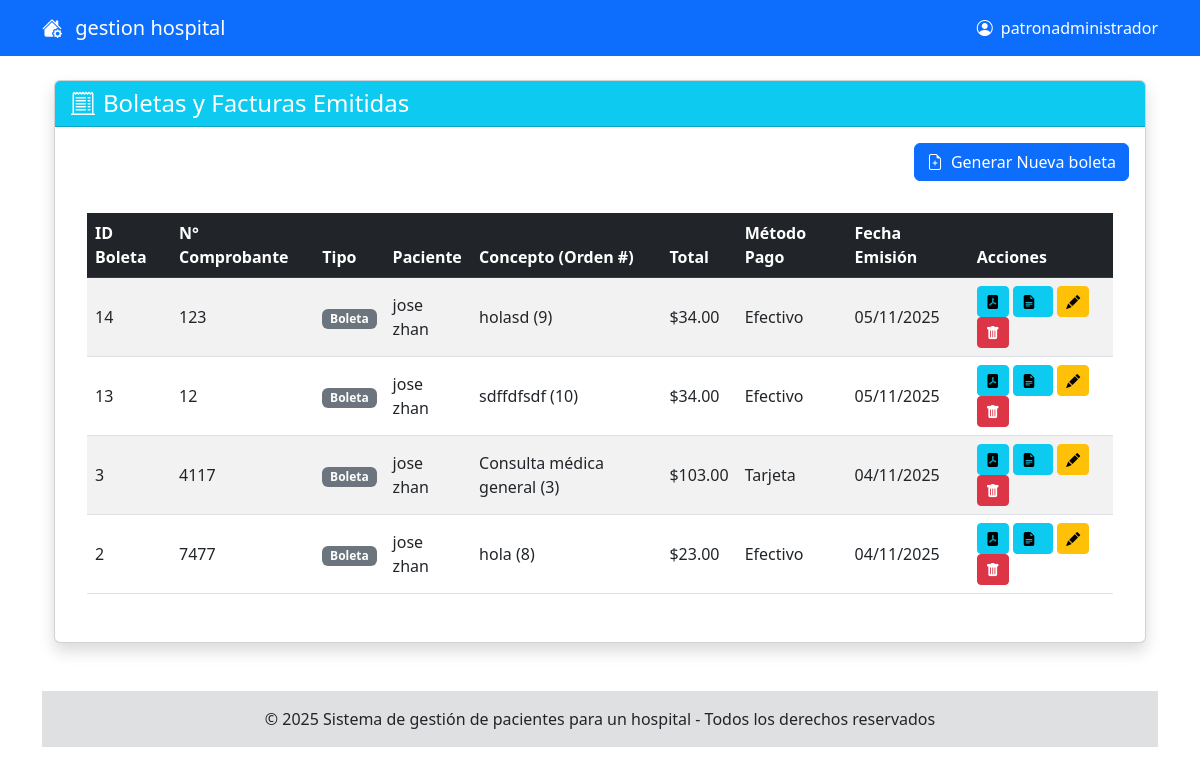
Screenshot of /modeloRol/cajero/gestionEmisionBoletaFinal/indexEmisionBoletaFinal.php (signed in) with the database file from the repository.
### tables this page shows
CREATE TABLE `boletas` (
  `id_boleta` int(11) NOT NULL,
  `id_orden` int(11) NOT NULL,
  `numero_boleta` varchar(20) NOT NULL,
  `tipo` enum('Boleta','Factura') DEFAULT 'Boleta',
  `monto_total` decimal(10,2) NOT NULL,
  `metodo_pago` enum('Efectivo','Tarjeta','Transferencia') NOT NULL,
  `fecha_emision` timestamp NOT NULL DEFAULT current_timestamp()
);

CREATE TABLE `usuarios` (
  `id_usuario` int(11) NOT NULL,
  `id_rol` int(11) NOT NULL,
  `email` varchar(50) NOT NULL,
  `usuario_clave` varchar(255) NOT NULL,
  `usuario_usuario` varchar(50) NOT NULL,
  `nombre` varchar(50) NOT NULL,
  `apellido_paterno` varchar(50) NOT NULL,
  `apellido_materno` varchar(50) NOT NULL,
  `telefono` varchar(15) DEFAULT NULL,
  `activo` tinyint(1) DEFAULT 1,
  `ultimo_login` datetime DEFAULT NULL,
  `estatus` int(11) NOT NULL,
  `creado_en` timestamp NOT NULL DEFAULT current_timestamp(),
  `actualizado_en` timestamp NOT NULL DEFAULT current_timestamp() ON UPDATE current_timestamp()
);

CREATE TABLE `orden_pago` (
  `id_orden` int(11) NOT NULL,
  `id_paciente` int(11) NOT NULL,
  `id_cita` int(11) DEFAULT NULL,
  `id_internado` int(11) DEFAULT NULL,
  `concepto` varchar(255) NOT NULL,
  `monto_estimado` decimal(10,2) NOT NULL,
  `estado` enum('Pendiente','Facturada','Anulada') DEFAULT 'Pendiente',
  `fecha_emision` timestamp NOT NULL DEFAULT current_timestamp()
);

### modeloRol/cajero/gestionEmisionBoletaFinal/indexEmisionBoletaFinal.php (called while the page is built, shortened)
<?php
include_once('./formEmisionBoletaFinal.php');
$obj = new formEmisionBoletaFinal();
$obj->formEmisionBoletaFinalShow();
?>

### modelo/conexion.php (called while the page is built, shortened)
<?php
class Conexion
{
    private static $instancia = null;
    private $connection;
    private $host = 'localhost';
    private $user = 'root';
    private $pass = '';
    private $dbName = 'opipitaltrabajo';
    private function __construct()
    {
        $this->connection = new mysqli($this->host, $this->user, $this->pass, $this->dbName);
        $this->connection->set_charset("utf8");
    }
    public static function getInstancia()
    {
        if (self::$instancia === null) {
            self::$instancia = new Conexion();
        }
        return self::$instancia;
    }
    public function getConnection()
    {
        return $this->connection;
    }
}
?>

### modelo/BoletaDAO.php (called while the page is built, shortened)
<?php
include_once('conexion.php');
class BoletaDAO
{
    private $connection;
    public function __construct()
    {
        $this->connection = Conexion::getInstancia()->getConnection();
    }
    public function obtenerTodasLasBoletas()
    {
        $sql = "SELECT
                    b.id_boleta, b.numero_boleta, b.tipo, b.monto_total, b.metodo_pago, b.fecha_emision,
                    op.id_orden, op.concepto,
                    u.nombre AS nombre_paciente, u.apellido_paterno AS apellido_paciente
                FROM boletas b
                JOIN orden_pago op ON b.id_orden = op.id_orden
                JOIN pacientes p ON op.id_paciente = p.id_paciente
                JOIN usuarios u ON p.id_usuario = u.id_usuario
                ORDER BY b.fecha_emision DESC";
        $resultado = $this->connection->query($sql);
        return $resultado ? $resultado->fetch_all(MYSQLI_ASSOC) : [];
    }
}
?>

### modeloRol/cajero/gestionEmisionBoletaFinal/formEmisionBoletaFinal.php (the view, shortened to what this page needs)
<?php
include_once("../../../shared/pantalla.php");
include_once("../../../modelo/BoletaDAO.php");
class formEmisionBoletaFinal extends pantalla
{
    public function formEmisionBoletaFinalShow()
    {
        $objBoletaDAO = new BoletaDAO();
        $listaBoletas = $objBoletaDAO->obtenerTodasLasBoletas();
?>
<div class="container mt-4">
    <div class="card shadow">
        <div class="card-header bg-info text-white">
            <h4 class="mb-0"><i class="bi bi-receipt-cutoff me-2"></i>Boletas y Facturas Emitidas</h4>
        </div>
        <div class="card-body">
            <div class="row mb-3">
                <div class="col-md-12 text-end">
                    <a href="./agregarEmicionBoleta/indexAgregarEmisionBoleta.php" class="btn btn-primary">
                        <i class="bi bi-file-earmark-plus me-2"></i>Generar Nueva boleta
                    </a>
                </div>
            </div>
        <div class="card-body">
            <div class="table-responsive">
                <table class="table table-striped table-hover align-middle">
                    <thead>
                        <tr class="table-dark">
                            <th>ID Boleta</th>
                            <th>N° Comprobante</th>
                            <th>Tipo</th>
                            <th>Paciente</th>
                            <th>Concepto (Orden #)</th>
                            <th>Total</th>
                            <th>Método Pago</th>
                            <th>Fecha Emisión</th>
                            <th>Acciones</th>
                        </tr>
                    </thead>
                    <tbody>
                        <?php if (count($listaBoletas) > 0) {
                            foreach ($listaBoletas as $boleta) {
                                $badgeType = ($boleta['tipo'] == 'Factura') ? 'primary' : 'secondary';
                            ?>
                                <tr>
                                    <td><?php echo htmlspecialchars($boleta['id_boleta']); ?></td>
                                    <td><?php echo htmlspecialchars($boleta['numero_boleta']); ?></td>
                                    <td><span class="badge bg-<?php echo $badgeType; ?>"><?php echo htmlspecialchars($boleta['tipo']); ?></span></td>
                                    <td><?php echo htmlspecialchars($boleta['nombre_paciente'] . ' ' . $boleta['apellido_paciente']); ?></td>
                                    <td><?php echo htmlspecialchars($boleta['concepto']); ?> (<?php echo htmlspecialchars($boleta['id_orden']); ?>)</td>
                                    <td>$<?php echo number_format(htmlspecialchars($boleta['monto_total']), 2); ?></td>
                                    <td><?php echo htmlspecialchars($boleta['metodo_pago']); ?></td>
                                    <td><?php echo date('d/m/Y', strtotime($boleta['fecha_emision'])); ?></td>
                                    <td>
                                        <a href="./emicionDeBoletaPDF/indexEmicionBoletaPDF.php?id_boleta=<?php echo htmlspecialchars($boleta['id_boleta']); ?>"
                                           class="btn btn-sm btn-info" title="Emitir Boleta" target="_blank">
                                            <i class="bi bi-file-pdf-fill"></i>
                                        </a>
                                        <a href="./emirtirPrefactura/indexEmitirPrefactura.php?id_boleta=<?php echo htmlspecialchars($boleta['id_boleta']); ?>"
                                            class="btn btn-sm btn-info" title="Emitir Prefactura PDF" target="_blank">
                                                <i class="bi bi-file-earmark-text-fill me-2"></i>
                                            </a>
                                           <a href="./editarEmicionBoleta/idexEditarEmisionBoleta.php?id=<?php echo htmlspecialchars($boleta['id_boleta']); ?>"
                                           class="btn btn-sm btn-warning" title="Editar Boleta">
                                            <i class="bi bi-pencil-fill"></i>
                                        </a>
                                        <button class="btn btn-sm btn-danger" title="Eliminar Boleta (Anular)"
                                                onclick="confirmarEliminar(<?php echo htmlspecialchars($boleta['id_boleta']); ?>)">
                                            <i class="bi bi-trash-fill"></i>
                                        </button>
                                    </td>
                                </tr>
                            <?php }
                        } else { ?>
                            <tr><td colspan="9" class="text-center">No hay boletas o facturas registradas.</td></tr>
                        <?php } ?>
                    </tbody>
                </table>
            </div>
        </div>
    </div>
</div>
<?php
    }
}
?>

### rows the page displays
boletas: id_boleta "14", numero_boleta "123", tipo "Boleta", usuarios.nombre+apellido_paterno "jose zhan", id_orden.concepto "holasd", id_orden.id_orden "9", monto_total "34.00", metodo_pago "Efectivo", fecha_emision "05/11/2025"
boletas: id_boleta "13", numero_boleta "12", tipo "Boleta", usuarios.nombre+apellido_paterno "jose zhan", id_orden.concepto "sdffdfsdf", id_orden.id_orden "10", monto_total "34.00", metodo_pago "Efectivo", fecha_emision "05/11/2025"
boletas: id_boleta "3", numero_boleta "4117", tipo "Boleta", usuarios.nombre+apellido_paterno "jose zhan", id_orden.concepto "Consulta médica general", id_orden.id_orden "3", monto_total "103.00", metodo_pago "Tarjeta", fecha_emision "04/11/2025"
boletas: id_boleta "2", numero_boleta "7477", tipo "Boleta", usuarios.nombre+apellido_paterno "jose zhan", id_orden.concepto "hola", id_orden.id_orden "8", monto_total "23.00", metodo_pago "Efectivo", fecha_emision "04/11/2025"

### other values shown
$_SESSION['login'] "patronadministrador"
